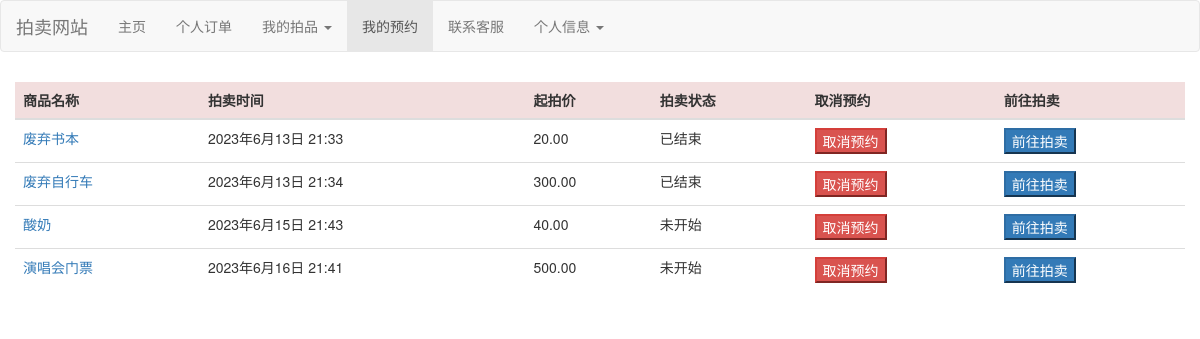
Screenshot of /auction/reserve/ (signed in) with the database file from the repository.
### auctions/models.py (models this page shows, shortened)
class AuctionInfo(models.Model):
    auction_seller = models.ForeignKey(UserInfo, on_delete=models.CASCADE)
    auction_date = models.DateTimeField()
    auction_final_date = models.DateTimeField()
    AUCTION_STATUS_CHOICES = (
        (1, '未开始'),
        (2, '进行中'),
        (3, '结束'),
    )
    auction_status = models.IntegerField(choices=AUCTION_STATUS_CHOICES, default=1)
    starting_price = models.DecimalField(max_digits=8, decimal_places=2)
    product = models.ForeignKey(ProductInfo, on_delete=models.CASCADE)
    deposit_amount = models.DecimalField(max_digits=8, decimal_places=2,null=True)
    current_bid = models.DecimalField(max_digits=7, decimal_places=2, null=True, blank=True)
    winning_bidder = models.ForeignKey(Bidder, on_delete=models.CASCADE, null=True, blank=True)
    bidder_list = models.ForeignKey(BidderList, on_delete=models.CASCADE, null=True, blank=True)

### products/models.py (models this page shows, shortened)
class ProductInfo(models.Model):
    TYPE_CHOICES = (
        (1, '书籍'),
        (2, '交通工具'),
        (3, '电子设备'),
        (4, '电子外设'),
        (5, '本地拍品'),
        (6, '其他'),
    )
    product_name = models.CharField(max_length=30)
    product_img = models.ImageField(upload_to='static/product_img/',max_length=100, blank=True, null=True, verbose_name='商品图片')
    product_price = models.DecimalField(max_digits=6, decimal_places=2)
    is_Delete = models.BooleanField(default=False)
    product_abstract = models.CharField(max_length=120)
    product_content = HTMLField()
    product_type = models.IntegerField(choices=TYPE_CHOICES)

### user_part/decorator.py (the view)
    def wrapper(request, *args, **kw):
        if request.session.has_key('user_id'):
            return func(request, *args, **kw)
        else:
            messages.error(request, '请先登录')
            res = HttpResponseRedirect('/user/login/')
            res.set_cookie('url', request.get_full_path())
            return res

### auctions/models.py (called while the page is built)
    def __str__(self):
        return f"{self.id} - {self.bid_amount}"

### auctions/views.py (called while the page is built)
    @user_login
    def detail(request):
        print('reserve detail')
        user = UserInfo.objects.get(user_name = request.user)
        bidder_list = Bidder.objects.filter(user=user)
        auction_list = []
        print(bidder_list)
        for bidder in bidder_list:
            auction = AuctionInfo.objects.get(id = bidder.auction_id)
            print(auction.auction_date)
            print(auction)
            auction_list.append(auction)
        print(auction_list)
        context = {
            'auction_list': auction_list,
        }
        return render(request, 'order/order.html',context)

### user_part/decorator.py (called while the page is built)
def login(func):
    def wrapper(request, *args, **kw):
        if request.session.has_key('user_id'):
            return func(request, *args, **kw)
        else:
            messages.error(request, '请先登录')
            res = HttpResponseRedirect('/user/login/')
            res.set_cookie('url', request.get_full_path())
            return res
    return wrapper

### templates/order/order.html (shortened to what this page needs)
<!DOCTYPE html>
<html>
	<head>
		<link rel="stylesheet" href="https://cdn.staticfile.org/twitter-bootstrap/3.3.7/css/bootstrap.min.css">
	</head>
	<body>
		<nav class="navbar navbar-default" role="navigation">
			<div class="container-fluid">
				<div class="navbar-header">
					<a class="navbar-brand" href="#">拍卖网站</a>
				</div>
				<div>
					<ul class="nav navbar-nav">
						<li><a href="/index/">主页</a></li>
						<li><a href="/order/list/">个人订单</a></li>
						<li class="dropdown">
							<a href="#" class="dropdown-toggle" data-toggle="dropdown">
								我的拍品
								<b class="caret"></b>
							</a>
						</li>
						<li class="active"><a href="/auction/reserve/">我的预约</a></li>
						<li><a href="/user/service/">联系客服</a></li>
						<li class="dropdown">
							<a href="#" class="dropdown-toggle" data-toggle="dropdown">
								个人信息
								<b class="caret"></b>
							</a>
						</li>
					</ul>
				</div>
			</div>
		</nav>
		<div style="height: 10px;width: 100%;"></div>
		<div class="container">
			<div class="row">
				<table class="table">
					<thead>
						<tr class="danger">
							<th>
								商品名称
							</th>
							<th>
								拍卖时间
							</th>
							<th>
								起拍价
							</th>
							<th>
								拍卖状态
							</th>
							<th>
								取消预约
							</th>
							<th>
								前往拍卖
							</th>
						</tr>
					</thead>
					<tbody>
						{% for each in auction_list %}
						<tr>
							<td><a href="/auction/{{ each.id }}/">{{each.product.product_name}}</a></td>
							<td>{{each.auction_date}}</td>
							<td>{{each.starting_price}}</td>
							{% if each.auction_status == 1 %}
								<td>未开始</td>
							{% elif each.auction_status == 2 %}
								<td>进行中</td>
							{% else %}
								<td>已结束</td>
							{% endif %}
							<td>
								<button class="btn-danger" name="{{each.acution_id}}" id="del">取消预约</button>
							</td>
							<td>
								<a href="/auction/{{ each.id }}/"><button class="btn-primary" id="detail" name="/auction/{{ each.id }}/">前往拍卖</button></a>
							</td>
						</tr>
						{% endfor %}
					</tbody>
				</table>
			</div>
		</div>
	</body>
</html>

### rows the page displays
AuctionInfo: product.product_name "废弃书本", auction_date "2023年6月13日 21:33", starting_price "20.00", auction_status "已结束"
AuctionInfo: product.product_name "废弃自行车", auction_date "2023年6月13日 21:34", starting_price "300.00", auction_status "已结束"
AuctionInfo: product.product_name "酸奶", auction_date "2023年6月15日 21:43", starting_price "40.00", auction_status "未开始"
AuctionInfo: product.product_name "演唱会门票", auction_date "2023年6月16日 21:41", starting_price "500.00", auction_status "未开始"
